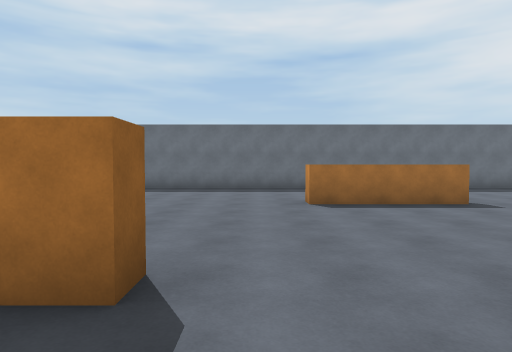
View 1 (above)

17 first-person views from a walk through a 3-D level made in the Unity game engine. The camera is 1.5 m above the floor, tilts 2° down and sees 75° across. The floor is counted in squares, 2 m on a side. Each view is taken from the middle of a square. On the plan, view 1 faces up. The plan holds only what a view shows up to about 11 squares ahead; the rest is blank.

View 2
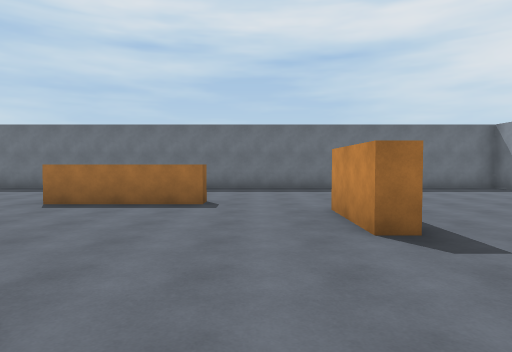

View 3
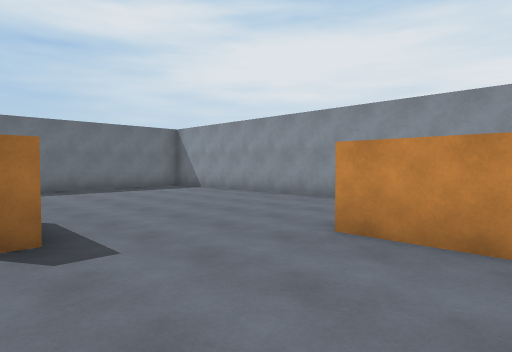

View 4
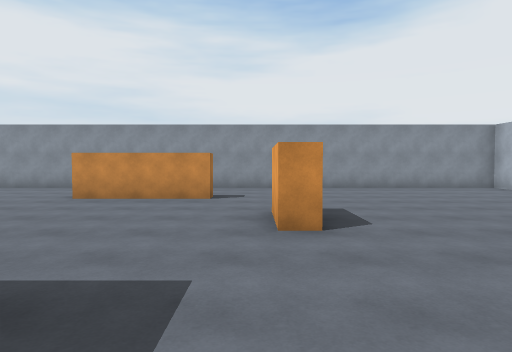

View 5
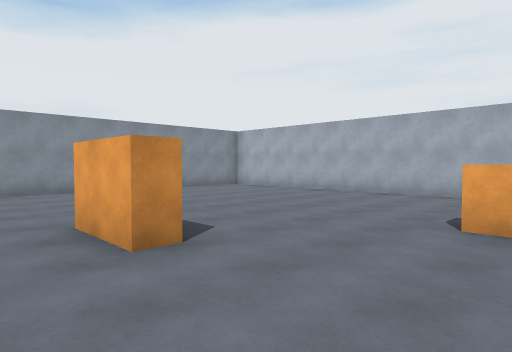

View 6
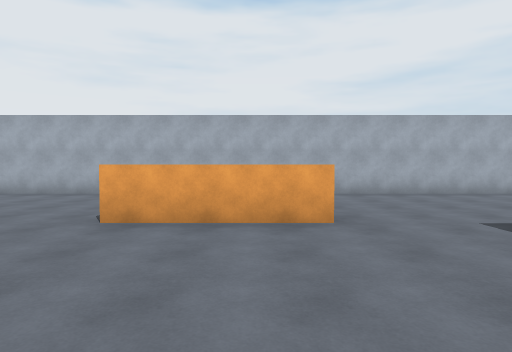

View 7
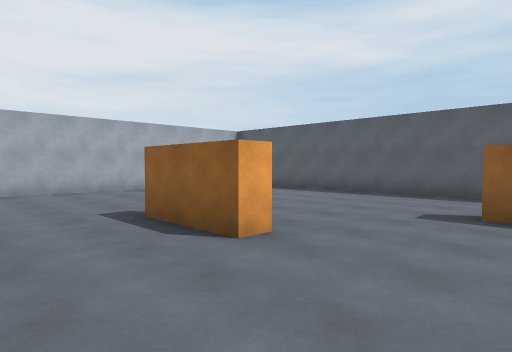

View 8
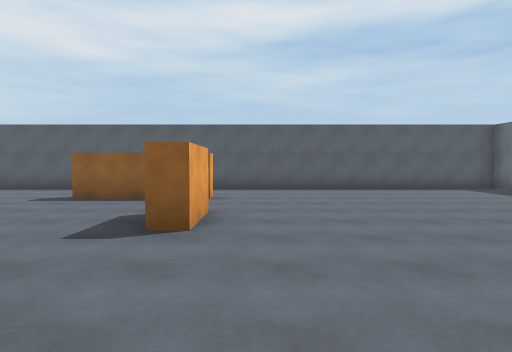

View 9
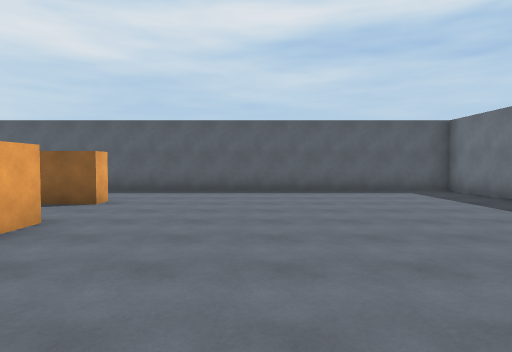

View 10
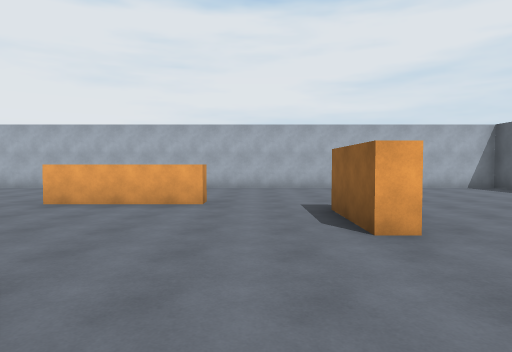

View 11
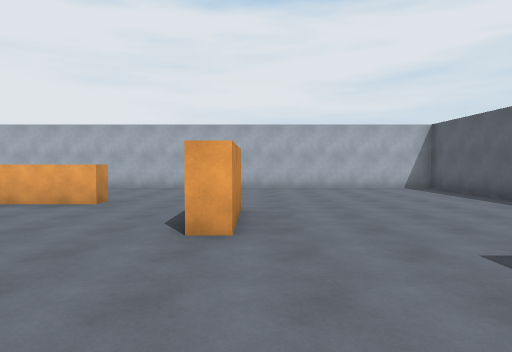

View 12
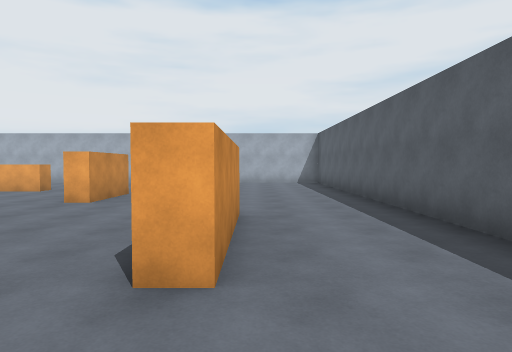

View 13
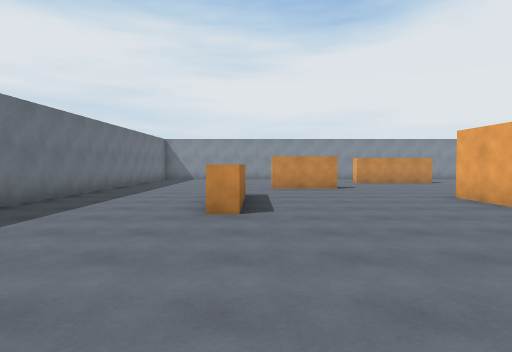

View 14
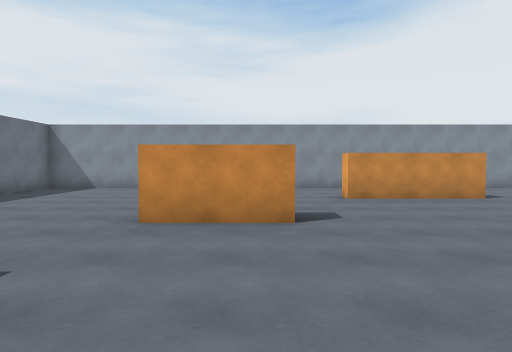

View 15
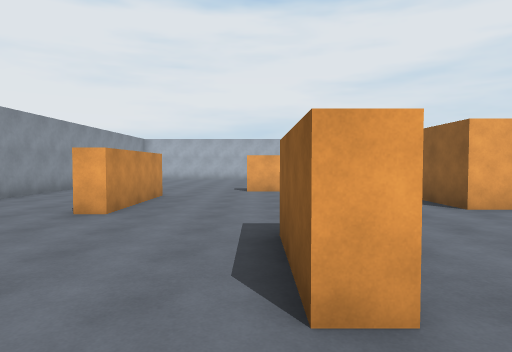

View 16
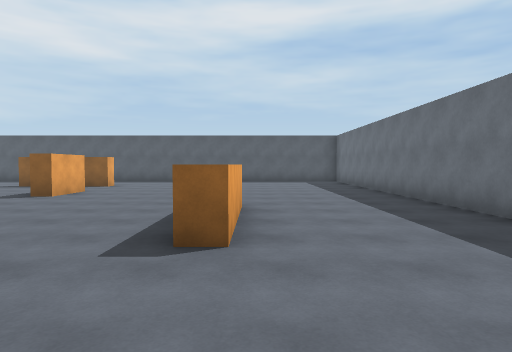

View 17
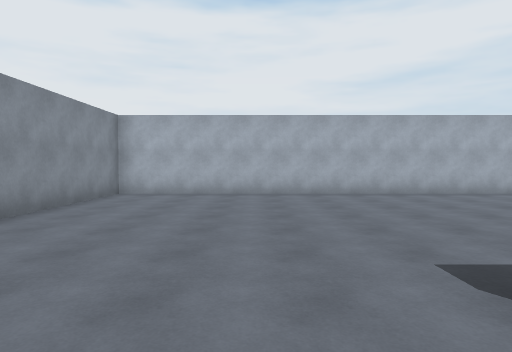

### Floor plan
Points are (right, up) in squares from view 1. A wall is a line through its corners. A room is listed if a view was taken in it or the views show most of it. See-through windows are left out.
Room 1 (views 1, 2, 3, 4, 5, 6, 7, 8, 9, 10, 11, 12, 13, 14, 15, 16, 17)
walls: (1.8, 1.5) (3.5, 1.5) (3.5, 0); (-2.2, 2.3) (-0.7, 2.3) (-0.7, 1.7) (-1.4, 1.7); (6.3, 3.5) (6.3, 5.5) (6.7, 5.5) (6.7, 3.5) (6.3, 3.5); (-4.8, -0.8) (-4.8, 2) (-4.3, 2) (-4.3, -1); (2.8, 6.8) (4, 6.8) (4, 6.2) (1, 6.2) (1, 6.8); (5.7, -2.9) (5.7, -2.3) (7.2, -2.3); (-1.8, -4.5) (-1.8, -2.5) (-1.3, -2.5) (-1.3, -4.5); (1, -5.8) (1, -5.3) (4, -5.3); (9.3, -1) (9.3, 2) (9.8, 2); (-7.5, 10.5) (-7.5, -9.5) (12.5, -9.5) (12.5, 10.5) (-7.5, 10.5)

Where each view was taken, in squares from view 1:
view 1: 0 up, 0 right, facing up
view 2: 0 up, 5 right, facing up
view 3: 0 up, 6 right, facing up-right
view 4: 2 down, 2 right, facing right
view 5: 1 down, 3 right, facing down-right
view 6: 1 down, 2 right, facing down
view 7: 0 up, 1 right, facing down-left
view 8: 3 up, 3 right, facing left
view 9: 5 up, 2 right, facing left
view 10: 1 up, 0 right, facing down
view 11: 1 up, 2 left, facing down
view 12: 4 up, 5 left, facing down
view 13: 6 up, 4 left, facing right
view 14: 4 up, 2 right, facing right
view 15: 7 up, 7 right, facing down
view 16: 7 up, 7 right, facing left
view 17: 1 down, 9 right, facing down
